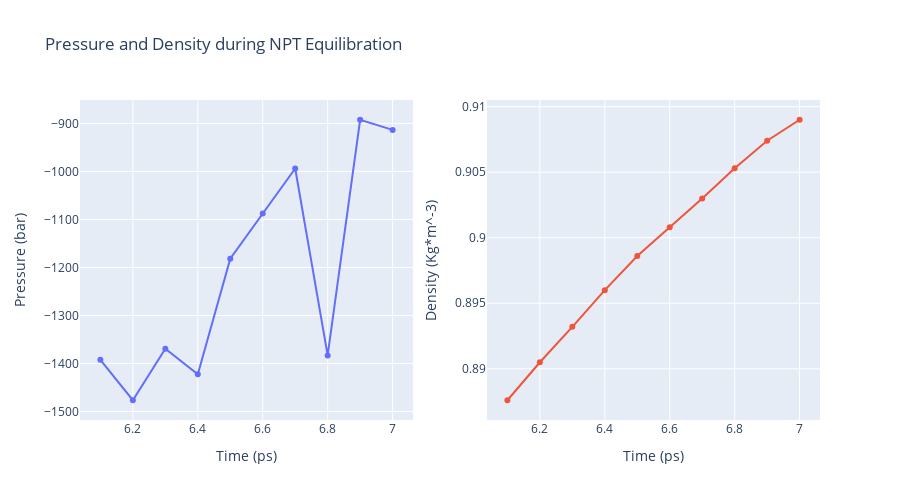

Notebook code cell kept with this figure:
### Code cell
# Read pressure and density data from file 
import plotly.graph_objs as go

# Read pressure and density data from file 
with open(output_dat_npt_path, 'r') as pd_file:
    x, y, z = zip(*[
        (float(line.split()[0]), float(line.split()[1]), float(line.split()[2]))
        for line in pd_file
        if not line.startswith(("#", "@"))
        if float(line.split()[1]) < 1000
    ])

# Create a scatter plot
trace1 = go.Scatter(
    x=x,y=y
)
trace2 = go.Scatter(
    x=x,y=z
)

fig = subplots.make_subplots(rows=1, cols=2, print_grid=False)

fig.append_trace(trace1, 1, 1)
fig.append_trace(trace2, 1, 2)

fig['layout']['xaxis1'].update(title='Time (ps)')
fig['layout']['xaxis2'].update(title='Time (ps)')
fig['layout']['yaxis1'].update(title='Pressure (bar)')
fig['layout']['yaxis2'].update(title='Density (Kg*m^-3)')

fig['layout'].update(title='Pressure and Density during NPT Equilibration')
fig['layout'].update(showlegend=False)
fig['layout'].update(height=500)

# Show the figure (renderer changes for colab and jupyter)
rend = 'colab' if 'google.colab' in sys.modules else ''
fig.show(renderer=rend)

### Figure 1 — Plotly figure (JSON) as saved in the notebook; plotly's stock layout.template omitted (floating-point values rounded to 4 significant figures)
{"data": [{"type": "scatter", "x": [6.1, 6.2, 6.3, 6.4, 6.5, 6.6, 6.7, 6.8, 6.9, 7], "xaxis": "x", "y": [-1392.0, -1476.0, -1369.0, -1422.0, -1182.0, -1088.0, -994, -1383.0, -892.4, -913.5], "yaxis": "y"}, {"type": "scatter", "x": [6.1, 6.2, 6.3, 6.4, 6.5, 6.6, 6.7, 6.8, 6.9, 7], "xaxis": "x2", "y": [0.8876, 0.8905, 0.8932, 0.896, 0.8986, 0.9008, 0.903, 0.9053, 0.9074, 0.909], "yaxis": "y2"}], "layout": {"height": 500, "showlegend": false, "title": {"text": "Pressure and Density during NPT Equilibration"}, "xaxis": {"anchor": "y", "domain": [0, 0.45], "title": {"text": "Time (ps)"}}, "xaxis2": {"anchor": "y2", "domain": [0.55, 1], "title": {"text": "Time (ps)"}}, "yaxis": {"anchor": "x", "domain": [0, 1], "title": {"text": "Pressure (bar)"}}, "yaxis2": {"anchor": "x2", "domain": [0, 1], "title": {"text": "Density (Kg*m^-3)"}}}}
